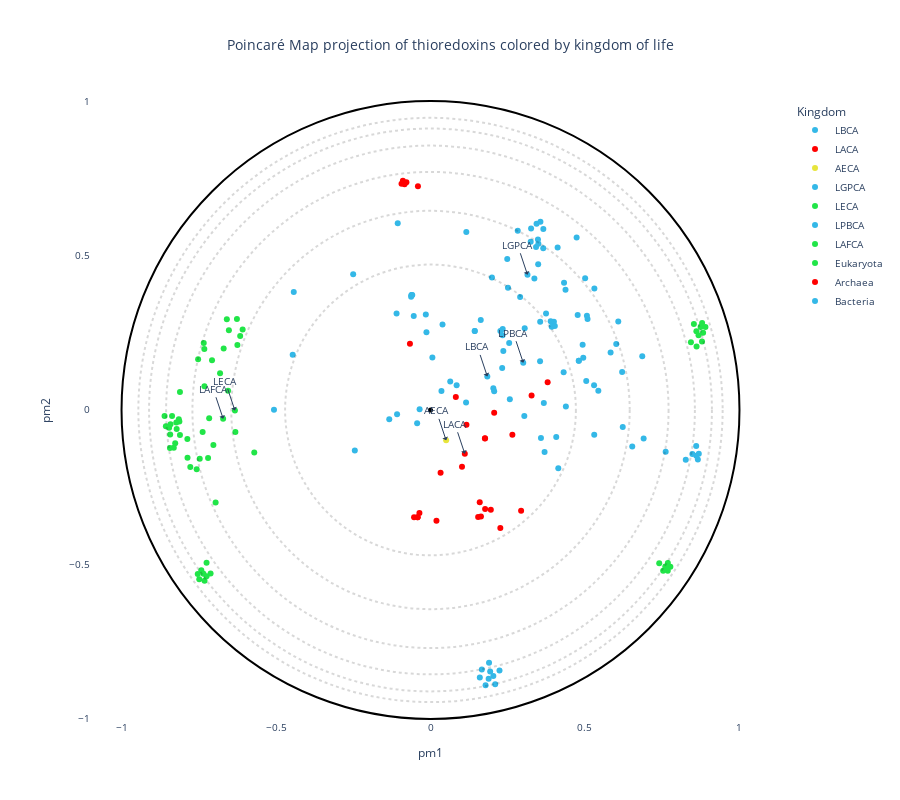

Notebook code cell kept with this figure:
### Markdown cell above
# Thioredoxins by kingdom

### Code cell
trace1 = plot_embedding_interactive(df, 
                                    labels_name = 'Kingdom',#'1_Group',#'2_Gene', 
                                    show_text=True, 
                                    color_palette = trx_palette,
                                    title = "Poincaré Map projection of thioredoxins colored by kingdom of life", 
                                    fontsize = 10,
                                    labels_text= ['LBCA', 'LACA', 'AECA', 'LGPCA', 'LECA', 'LPBCA', 'LAFCA'], 

                                    #second_labels_name = "2_Gene", 
                                    #labels_text = ["RPS6KA1_1", "RPS6KA2_1", "RPS6KA5_1", "RPS6KB2", "RPS6KA1_2", "RPS6KA2_2",  "RPS6KA3_2",  "RPS6KA5_2"] # some sequences of AGC first domain and CAMK second domain (mentionned in the article) to label
                                    #labels_text = ["CLK3_HUMAN", "SRPK3_HUMAN", "HIPK1_HUMAN","CSK22_HUMAN"] # some CMGC kinase
                              )
trace1.write_image(path_to_figures+"/Thioredoxins_by_kingdom.pdf")
trace1.show()

### Figure 1 — Plotly figure (JSON) as saved in the notebook; plotly's stock layout.template omitted (floating-point values rounded to 4 significant figures; data arrays with more than 128 entries replaced by an {"elided": "..."} marker saying what was removed)
{"data": [{"customdata": [[0, "LBCA", "LBCA", "LBCA", "OTHERS"]], "hovertemplate": "<b>%{hovertext}</b><br><br>Kingdom=%{customdata[2]}<br>pm1=%{x}<br>pm2=%{y}<br>Unnamed: 0=%{customdata[0]}<br>Species=%{customdata[1]}<br>Family=%{customdata[3]}<br>Color_eukaryota=%{customdata[4]}<extra></extra>", "hovertext": ["LBCA"], "legendgroup": "LBCA", "marker": {"color": "#34b8e7", "symbol": "circle"}, "mode": "markers", "name": "LBCA", "orientation": "v", "showlegend": true, "textposition": "top right", "type": "scatter", "x": [0.1839], "xaxis": "x", "y": [0.1086], "yaxis": "y"}, {"customdata": [[1, "LACA", "LACA", "LACA", "OTHERS"]], "hovertemplate": "<b>%{hovertext}</b><br><br>Kingdom=%{customdata[2]}<br>pm1=%{x}<br>pm2=%{y}<br>Unnamed: 0=%{customdata[0]}<br>Species=%{customdata[1]}<br>Family=%{customdata[3]}<br>Color_eukaryota=%{customdata[4]}<extra></extra>", "hovertext": ["LACA"], "legendgroup": "LACA", "marker": {"color": "#ff0000", "symbol": "circle"}, "mode": "markers", "name": "LACA", "orientation": "v", "showlegend": true, "textposition": "top right", "type": "scatter", "x": [0.111], "xaxis": "x", "y": [-0.1417], "yaxis": "y"}, {"customdata": [[2, "AECA", "AECA", "AECA", "OTHERS"]], "hovertemplate": "<b>%{hovertext}</b><br><br>Kingdom=%{customdata[2]}<br>pm1=%{x}<br>pm2=%{y}<br>Unnamed: 0=%{customdata[0]}<br>Species=%{customdata[1]}<br>Family=%{customdata[3]}<br>Color_eukaryota=%{customdata[4]}<extra></extra>", "hovertext": ["AECA"], "legendgroup": "AECA", "marker": {"color": "#e7e53c", "symbol": "circle"}, "mode": "markers", "name": "AECA", "orientation": "v", "showlegend": true, "textposition": "top right", "type": "scatter", "x": [0.05059], "xaxis": "x", "y": [-0.09836], "yaxis": "y"}, {"customdata": [[3, "LGPCA", "LGPCA", "LGPCA", "OTHERS"]], "hovertemplate": "<b>%{hovertext}</b><br><br>Kingdom=%{customdata[2]}<br>pm1=%{x}<br>pm2=%{y}<br>Unnamed: 0=%{customdata[0]}<br>Species=%{customdata[1]}<br>Family=%{customdata[3]}<br>Color_eukaryota=%{customdata[4]}<extra></extra>", "hovertext": ["LGPCA"], "legendgroup": "LGPCA", "marker": {"color": "#34b8e7", "symbol": "circle"}, "mode": "markers", "name": "LGPCA", "orientation": "v", "showlegend": true, "textposition": "top right", "type": "scatter", "x": [0.3139], "xaxis": "x", "y": [0.4377], "yaxis": "y"}, {"customdata": [[4, "LECA", "LECA", "LECA", "OTHERS"]], "hovertemplate": "<b>%{hovertext}</b><br><br>Kingdom=%{customdata[2]}<br>pm1=%{x}<br>pm2=%{y}<br>Unnamed: 0=%{customdata[0]}<br>Species=%{customdata[1]}<br>Family=%{customdata[3]}<br>Color_eukaryota=%{customdata[4]}<extra></extra>", "hovertext": ["LECA"], "legendgroup": "LECA", "marker": {"color": "#21e548", "symbol": "circle"}, "mode": "markers", "name": "LECA", "orientation": "v", "showlegend": true, "textposition": "top right", "type": "scatter", "x": [-0.633], "xaxis": "x", "y": [-0.001717], "yaxis": "y"}, {"customdata": [[5, "LPBCA", "LPBCA", "LPBCA", "OTHERS"]], "hovertemplate": "<b>%{hovertext}</b><br><br>Kingdom=%{customdata[2]}<br>pm1=%{x}<br>pm2=%{y}<br>Unnamed: 0=%{customdata[0]}<br>Species=%{customdata[1]}<br>Family=%{customdata[3]}<br>Color_eukaryota=%{customdata[4]}<extra></extra>", "hovertext": ["LPBCA"], "legendgroup": "LPBCA", "marker": {"color": "#34b8e7", "symbol": "circle"}, "mode": "markers", "name": "LPBCA", "orientation": "v", "showlegend": true, "textposition": "top right", "type": "scatter", "x": [0.3002], "xaxis": "x", "y": [0.153], "yaxis": "y"}, {"customdata": [[6, "LAFCA", "LAFCA", "LAFCA", "OTHERS"]], "hovertemplate": "<b>%{hovertext}</b><br><br>Kingdom=%{customdata[2]}<br>pm1=%{x}<br>pm2=%{y}<br>Unnamed: 0=%{customdata[0]}<br>Species=%{customdata[1]}<br>Family=%{customdata[3]}<br>Color_eukaryota=%{customdata[4]}<extra></extra>", "hovertext": ["LAFCA"], "legendgroup": "LAFCA", "marker": {"color": "#21e548", "symbol": "circle"}, "mode": "markers", "name": "LAFCA", "orientation": "v", "showlegend": true, "textposition": "top right", "type": "scatter", "x": [-0.6711], "xaxis": "x", "y": [-0.02832], "yaxis": "y"}, {"customdata": {"elided": "65x5 mixed values"}, "hovertemplate": "<b>%{hovertext}</b><br><br>Kingdom=%{customdata[2]}<br>pm1=%{x}<br>pm2=%{y}<br>Unnamed: 0=%{customdata[0]}<br>Species=%{customdata[1]}<br>Family=%{customdata[3]}<br>Color_eukaryota=%{customdata[4]}<extra></extra>", "hovertext": ["Eukaryota", "Eukaryota", "Eukaryota", "Eukaryota", "Eukaryota", "Eukaryota", "Eukaryota", "Eukaryota", "Eukaryota", "Eukaryota", "Eukaryota", "Eukaryota", "Eukaryota", "Eukaryota", "Eukaryota", "Eukaryota", "Eukaryota", "Eukaryota", "Eukaryota", "Eukaryota", "Eukaryota", "Eukaryota", "Eukaryota", "Eukaryota", "Eukaryota", "Eukaryota", "Eukaryota", "Eukaryota", "Eukaryota", "Eukaryota", "Eukaryota", "Eukaryota", "Eukaryota", "Eukaryota", "Eukaryota", "Eukaryota", "Eukaryota", "Eukaryota", "Eukaryota", "Eukaryota", "Eukaryota", "Eukaryota", "Eukaryota", "Eukaryota", "Eukaryota", "Eukaryota", "Eukaryota", "Eukaryota", "Eukaryota", "Eukaryota", "Eukaryota", "Eukaryota", "Eukaryota", "Eukaryota", "Eukaryota", "Eukaryota", "Eukaryota", "Eukaryota", "Eukaryota", "Eukaryota", "Eukaryota", "Eukaryota", "Eukaryota", "Eukaryota", "Eukaryota"], "legendgroup": "Eukaryota", "marker": {"color": "#21e548", "symbol": "circle"}, "mode": "markers", "name": "Eukaryota", "orientation": "v", "showlegend": true, "textposition": "top right", "type": "scatter", "x": [-0.8426, -0.8565, -0.846, -0.8109, -0.8146, -0.8127, -0.8608, -0.8415, -0.8365, -0.8216, -0.8228, 0.7403, -0.7869, -0.8433, -0.8309, -0.8263, -0.7864, -0.7469, -0.7775, -0.7199, -0.7533, -0.7484, -0.7313, -0.7418, -0.7349, -0.7247, -0.7248, -0.7118, -0.6955, -0.6811, -0.7521, -0.732, -0.7339, -0.5704, -0.6265, -0.6694, -0.616, -0.6591, -0.608, -0.6525, -0.7071, -0.6315, -0.7568, -0.7027, 0.8611, 0.8429, 0.8675, 0.8898, 0.8743, -0.7164, -0.7375, -0.6551, -0.625, -0.8109, -0.7317, 0.8525, 0.8823, 0.8791, 0.8605, 0.8787, 0.7763, 0.7682, 0.7599, 0.768, 0.7531], "xaxis": "x", "y": [-0.07942, -0.05296, -0.0579, -0.08104, -0.02966, -0.03769, -0.01958, -0.04593, -0.01953, -0.06192, -0.04019, -0.4963, -0.09366, -0.1229, -0.1227, -0.1081, -0.1543, -0.1578, -0.1845, -0.1557, -0.531, -0.5476, -0.5525, -0.5191, -0.5305, -0.5385, -0.4943, -0.5291, -0.2996, 0.1191, 0.1643, 0.1976, 0.217, -0.1379, 0.2947, 0.1989, 0.2396, 0.294, 0.2608, 0.258, 0.1612, -0.07095, -0.1915, -0.1136, 0.2051, 0.2194, 0.2416, 0.2689, 0.2683, -0.02654, -0.07159, 0.06208, 0.2104, 0.05776, 0.07638, 0.2785, 0.2503, 0.2813, 0.2549, 0.2215, -0.5075, -0.4952, -0.507, -0.5201, -0.5205], "yaxis": "y"}, {"customdata": {"elided": "28x5 mixed values"}, "hovertemplate": "<b>%{hovertext}</b><br><br>Kingdom=%{customdata[2]}<br>pm1=%{x}<br>pm2=%{y}<br>Unnamed: 0=%{customdata[0]}<br>Species=%{customdata[1]}<br>Family=%{customdata[3]}<br>Color_eukaryota=%{customdata[4]}<extra></extra>", "hovertext": ["Archaea", "Archaea", "Archaea", "Archaea", "Archaea", "Archaea", "Archaea", "Archaea", "Archaea", "Archaea", "Archaea", "Archaea", "Archaea", "Archaea", "Archaea", "Archaea", "Archaea", "Archaea", "Archaea", "Archaea", "Archaea", "Archaea", "Archaea", "Archaea", "Archaea", "Archaea", "Archaea", "Archaea"], "legendgroup": "Archaea", "marker": {"color": "#ff0000", "symbol": "circle"}, "mode": "markers", "name": "Archaea", "orientation": "v", "showlegend": true, "textposition": "top right", "type": "scatter", "x": [0.2061, 0.102, 0.03265, 0.1763, 0.1764, -0.05321, -0.06654, 0.3272, 0.3792, -0.08389, -0.08934, -0.09376, -0.04063, -0.07796, 0.1163, 0.08196, 0.265, 0.01932, -0.04182, -0.03586, -0.04149, 0.1542, 0.1632, 0.1953, 0.1593, 0.1768, 0.226, 0.2932], "xaxis": "x", "y": [-0.008713, -0.1838, -0.2034, -0.09225, -0.09175, -0.347, 0.2142, 0.04658, 0.08937, 0.7302, 0.7416, 0.7322, 0.7244, 0.7367, -0.0476, 0.04201, -0.08041, -0.3588, -0.3475, -0.3331, -0.3472, -0.3467, -0.3447, -0.3226, -0.2984, -0.3206, -0.3818, -0.3263], "yaxis": "y"}, {"customdata": {"elided": "110x5 mixed values"}, "hovertemplate": "<b>%{hovertext}</b><br><br>Kingdom=%{customdata[2]}<br>pm1=%{x}<br>pm2=%{y}<br>Unnamed: 0=%{customdata[0]}<br>Species=%{customdata[1]}<br>Family=%{customdata[3]}<br>Color_eukaryota=%{customdata[4]}<extra></extra>", "hovertext": ["Bacteria", "Bacteria", "Bacteria", "Bacteria", "Bacteria", "Bacteria", "Bacteria", "Bacteria", "Bacteria", "Bacteria", "Bacteria", "Bacteria", "Bacteria", "Bacteria", "Bacteria", "Bacteria", "Bacteria", "Bacteria", "Bacteria", "Bacteria", "Bacteria", "Bacteria", "Bacteria", "Bacteria", "Bacteria", "Bacteria", "Bacteria", "Bacteria", "Bacteria", "Bacteria", "Bacteria", "Bacteria", "Bacteria", "Bacteria", "Bacteria", "Bacteria", "Bacteria", "Bacteria", "Bacteria", "Bacteria", "Bacteria", "Bacteria", "Bacteria", "Bacteria", "Bacteria", "Bacteria", "Bacteria", "Bacteria", "Bacteria", "Bacteria", "Bacteria", "Bacteria", "Bacteria", "Bacteria", "Bacteria", "Bacteria", "Bacteria", "Bacteria", "Bacteria", "Bacteria", "Bacteria", "Bacteria", "Bacteria", "Bacteria", "Bacteria", "Bacteria", "Bacteria", "Bacteria", "Bacteria", "Bacteria", "Bacteria", "Bacteria", "Bacteria", "Bacteria", "Bacteria", "Bacteria", "Bacteria", "Bacteria", "Bacteria", "Bacteria", "Bacteria", "Bacteria", "Bacteria", "Bacteria", "Bacteria", "Bacteria", "Bacteria", "Bacteria", "Bacteria", "Bacteria", "Bacteria", "Bacteria", "Bacteria", "Bacteria", "Bacteria", "Bacteria", "Bacteria", "Bacteria", "Bacteria", "Bacteria", "Bacteria", "Bacteria", "Bacteria", "Bacteria", "Bacteria", "Bacteria", "Bacteria", "Bacteria", "Bacteria", "Bacteria"], "legendgroup": "Bacteria", "marker": {"color": "#34b8e7", "symbol": "circle"}, "mode": "markers", "name": "Bacteria", "orientation": "v", "showlegend": true, "textposition": "top right", "type": "scatter", "x": [0.504, -0.2449, 0.473, -0.4426, -0.446, -0.5066, 0.1159, 0.03546, 0.006069, 0.0389, -0.01515, -0.1098, -0.05423, -0.0618, -0.06273, -0.061, -0.05906, 0.06388, -0.01311, 0.0846, 0.1151, 0.4381, -0.1061, -0.2502, 0.6011, 0.2568, 0.4799, 0.4069, 0.4136, 0.3692, 0.1989, 0.1627, 0.1435, 0.1429, 0.2546, 0.3924, 0.2094, 0.1783, 0.1882, 0.1894, 0.1931, 0.2233, 0.5083, 0.5062, 0.3668, 0.5304, 0.4763, 0.437, 0.4322, 0.3362, 0.3485, 0.4945, 0.4924, 0.4801, 0.3575, 0.2508, 0.2483, 0.3739, 0.3546, 0.5294, 0.6203, 0.6854, 0.5829, 0.5432, 0.653, 0.6222, 0.3049, 0.232, 0.3036, 0.5299, 0.355, 0.2901, 0.2357, 0.1662, 0.7612, 0.5005, 0.431, 0.2333, 0.6899, 0.2337, 0.2261, -0.04324, -0.03524, -0.1081, -0.1335, 0.2033, 0.2061, 0.3994, 0.4024, 0.389, 0.6077, 0.4114, 0.2823, 0.3432, 0.3256, 0.3558, 0.8262, 0.2033, 0.1596, 0.3652, 0.3242, 0.3477, 0.3416, 0.3491, 0.3649, 0.8684, 0.8603, 0.8476, 0.8653, 0.86], "xaxis": "x", "y": [0.09393, -0.1309, 0.5582, 0.3814, 0.179, 0.0009746, 0.576, 0.06129, 0.1697, 0.2764, 0.3093, 0.3126, 0.3043, 0.3711, 0.3664, 0.3718, 0.372, 0.09201, 0.2517, 0.07977, 0.02409, 0.01105, 0.6046, 0.4393, 0.2138, 0.03459, 0.159, -0.08748, -0.1882, -0.1364, 0.4286, 0.2911, 0.2553, 0.2556, 0.2169, 0.2697, -0.8876, -0.891, -0.8699, -0.8182, -0.8468, -0.8432, 0.2943, 0.3052, 0.02289, 0.3929, 0.3076, 0.3889, 0.412, 0.4259, 0.4719, 0.1687, 0.2113, 0.1594, -0.09041, 0.396, 0.489, 0.3122, 0.1579, 0.07987, 0.123, 0.1736, 0.1863, 0.06254, -0.1184, -0.05521, 0.2648, 0.1355, -0.01956, -0.0801, 0.2854, 0.3654, 0.1907, -0.8396, -0.1349, 0.4259, 0.1223, 0.2422, -0.09249, 0.2618, 0.2556, -0.04311, 0.002677, -0.01394, -0.02968, 0.06993, 0.06082, 0.2857, 0.2717, 0.2871, 0.2866, 0.5262, 0.5802, 0.6026, 0.5873, 0.609, -0.1609, -0.8612, -0.8656, 0.5857, 0.5447, 0.5516, 0.5271, 0.5378, 0.5231, -0.1417, -0.1483, -0.1428, -0.1601, -0.1169], "yaxis": "y"}], "layout": {"annotations": [{"arrowhead": 1, "showarrow": true, "text": "LBCA", "x": 0.1839, "y": 0.1086}, {"arrowhead": 1, "showarrow": true, "text": "LACA", "x": 0.111, "y": -0.1417}, {"arrowhead": 1, "showarrow": true, "text": "AECA", "x": 0.05059, "y": -0.09836}, {"arrowhead": 1, "showarrow": true, "text": "LGPCA", "x": 0.3139, "y": 0.4377}, {"arrowhead": 1, "showarrow": true, "text": "LECA", "x": -0.633, "y": -0.001717}, {"arrowhead": 1, "showarrow": true, "text": "LPBCA", "x": 0.3002, "y": 0.153}, {"arrowhead": 1, "showarrow": true, "text": "LAFCA", "x": -0.6711, "y": -0.02832}], "font": {"size": 10}, "height": 800, "legend": {"title": {"text": "Kingdom"}, "tracegroupgap": 0}, "plot_bgcolor": "rgba(0, 0, 0, 0)", "shapes": [{"line": {"color": "black", "dash": "dot"}, "opacity": 0.15, "type": "circle", "x0": -0.4706, "x1": 0.4706, "y0": -0.4706, "y1": 0.4706}, {"line": {"color": "black", "dash": "dot"}, "opacity": 0.15, "type": "circle", "x0": -0.6447, "x1": 0.6447, "y0": -0.6447, "y1": 0.6447}, {"line": {"color": "black", "dash": "dot"}, "opacity": 0.15, "type": "circle", "x0": -0.7705, "x1": 0.7705, "y0": -0.7705, "y1": 0.7705}, {"line": {"color": "black", "dash": "dot"}, "opacity": 0.15, "type": "circle", "x0": -0.8557, "x1": 0.8557, "y0": -0.8557, "y1": 0.8557}, {"line": {"color": "black", "dash": "dot"}, "opacity": 0.15, "type": "circle", "x0": -0.9108, "x1": 0.9108, "y0": -0.9108, "y1": 0.9108}, {"line": {"color": "black", "dash": "dot"}, "opacity": 0.15, "type": "circle", "x0": -0.9455, "x1": 0.9455, "y0": -0.9455, "y1": 0.9455}, {"line": {"color": "Black"}, "type": "circle", "x0": -1, "x1": 1, "xref": "x", "y0": -1, "y1": 1, "yref": "y"}, {"fillcolor": "Black", "line": {"color": "Black"}, "type": "circle", "x0": -0.005, "x1": 0.005, "xref": "x", "y0": -0.005, "y1": 0.005, "yref": "y"}], "title": {"text": "Poincaré Map projection of thioredoxins colored by kingdom of life", "x": 0.5}, "xaxis": {"anchor": "y", "constrain": "domain", "domain": [0, 1], "range": [-1.1, 1.1], "title": {"text": "pm1"}}, "yaxis": {"anchor": "x", "domain": [0, 1], "scaleanchor": "x", "scaleratio": 1, "title": {"text": "pm2"}}, "yaxis2": {"layer": "below traces", "matches": "y", "overlaying": "y"}}}
